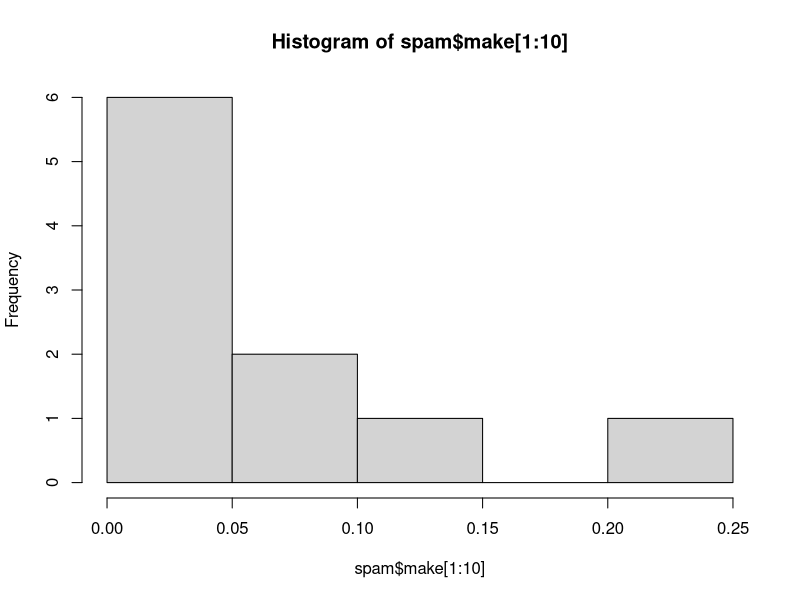
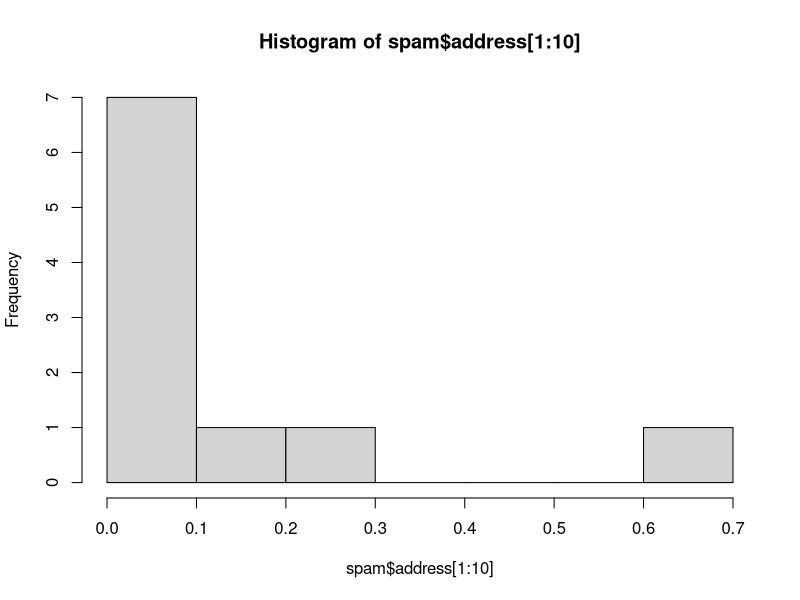
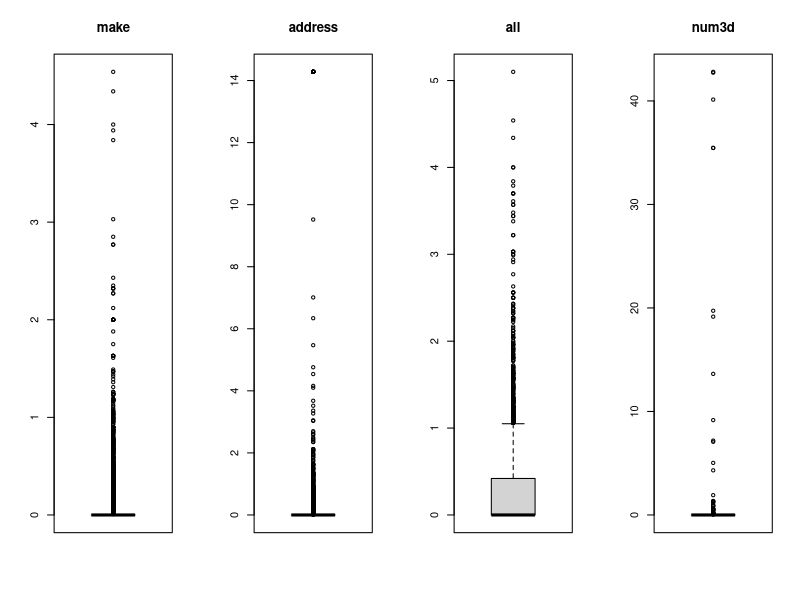
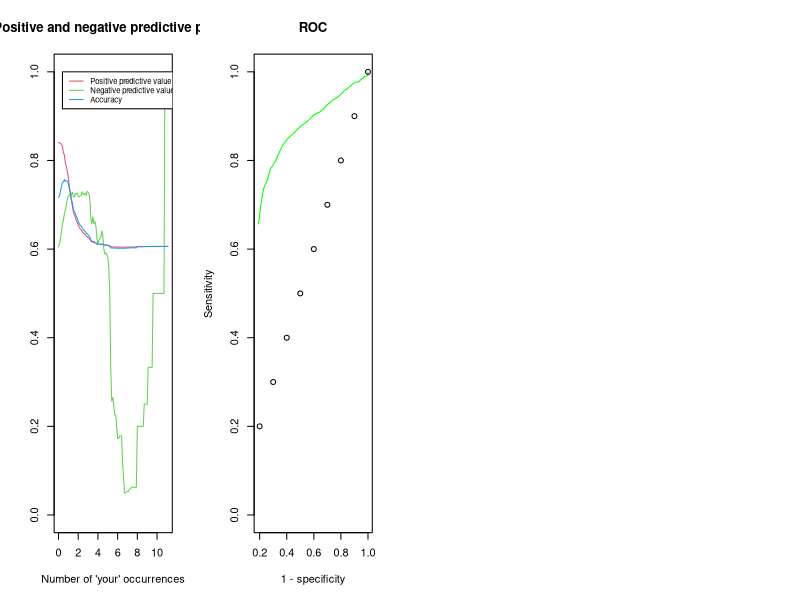

Here is the R script that generated these plots, in order:
## ---- chunk 1
knitr::opts_chunk$set(echo = TRUE)
## ---- chunk 2
library(kernlab)
set.seed(12345)
data(spam)

## ---- chunk 3
head(spam)
#View(spam)
dim(spam)

## ---- chunk 4
sapply(spam, class)

## ---- chunk 5
percentage <- prop.table(table(spam$our)) * 100
cbind(freq=table(spam$our), percentage=percentage)



## ---- chunk 6
hist(spam$make[1:10])
hist(spam$address[1:10])


## ---- chunk 7
par(mfrow=c(1,4))
  for(i in 1:4) {
    boxplot(spam[,i], main=names(spam)[i])
  }

## ---- chunk 8
spamPredictor <- function(spam){
  vals = seq(0,11.1,by=0.1)
  optimal_pos = 0
  optimal_neg = 0
  optimal_acc = 0
  pos = 0
  neg = 0
  acc_loc = 0
  ns_vals = double()
  ns_sensitivity = double()
  ns_specificity = double()
  accuracy = double()
  s_vals = double()
  steps = double()
  for(i in vals){
    prediction <- ifelse(spam$your > i, "spam", "nonspam")
    x <- table(prediction, spam$type)/length(spam$type)
    ns <- x[1,1] / (x[1,1] + x[1,2])
    ns_sens <- x[1,1] / (x[1,1] + x[2,1])
    ns_spec <- x[2,2] / (x[1,2] + x[2,2])
    ns_vals <- c(ns_vals, ns)
    ns_sensitivity <-c(ns_sensitivity, ns_sens)
    ns_specificity <-c(ns_specificity, ns_spec)
    steps = c(steps, i)
    if(ns > pos){
      pos = ns
      optimal_pos = i
    }
    s <- x[2,2] / (x[2,1] + x[2,2])
    if(s > neg){
      neg = s
      optimal_neg = i
    }
    acc = (x[1,1] + x[2,2]) / sum(x)
    if(acc > optimal_acc){
      optimal_acc = acc
      optimal_loc = i
    }
    s_vals <- c(s_vals, s)
    accuracy <- c(accuracy,acc)
  }
  #old.par <- par(mfrow=c(2, 1))
  #dev.new(width = 5, height = 4)
  plot(steps, ns_vals, xlab = "Number of 'your' occurrences",type='l',
       col=2, ylim = c(0,1), main = "Positive and negative predictive power", ylab="" )
  lines(steps, s_vals, col=3)
  lines(steps, accuracy, col=4)
  legend(0.4,1,c("Positive predictive value", "Negative predictive value", "Accuracy"), col=c(2,3,4), lty=c(1,1), cex =0.7)
  plot(1 - ns_specificity, ns_sensitivity, col="green", type='l', ylim = c(0,1),
       xlab = "1 - specificity", ylab = "Sensitivity", main = "ROC")
  points(steps, steps)
  #lines(steps, ns_specificity, col="orange")
  #par(old.par)
  z = list("optimal_pos_loc" = optimal_pos, "optimal_pos_val" = pos, "optimal_neg_loc" = optimal_neg, "optimal_neg_val" = neg, "optimal_acc_loc" = optimal_loc, "optimal_acc_val" = 
             optimal_acc)
  return(z)
}
results = spamPredictor(spam)

## ---- chunk 9
results

## ---- chunk 10
library(caret)

## ---- chunk 11

inTrain <- createDataPartition(y=spam$type, p=0.6, list=FALSE)

training <-spam[inTrain,]
testing <- spam[-inTrain,]

suppressWarnings(modelFit_glm <- train(type ~., data=training, method="glm"))
modelFit_glm
## ---- chunk 12
predictions <- predict(modelFit_glm, newdata=testing)
confusionMatrix(predictions, testing$type)


## ---- chunk 13
suppressWarnings(modelFit_svm <- train(type ~., data=training, method="svmLinear"))
modelFit_svm


## ---- chunk 14
predictions <- predict(modelFit_svm, newdata=testing)
confusionMatrix(predictions, testing$type)

## ---- chunk 15
capture.output(modelFit_nnet <- train(type ~., data=training, method="nnet"), file='NUL')


## ---- chunk 16
modelFit_nnet
## ---- chunk 17
predictions <- predict(modelFit_nnet, newdata=testing)
confusionMatrix(predictions, testing$type)
